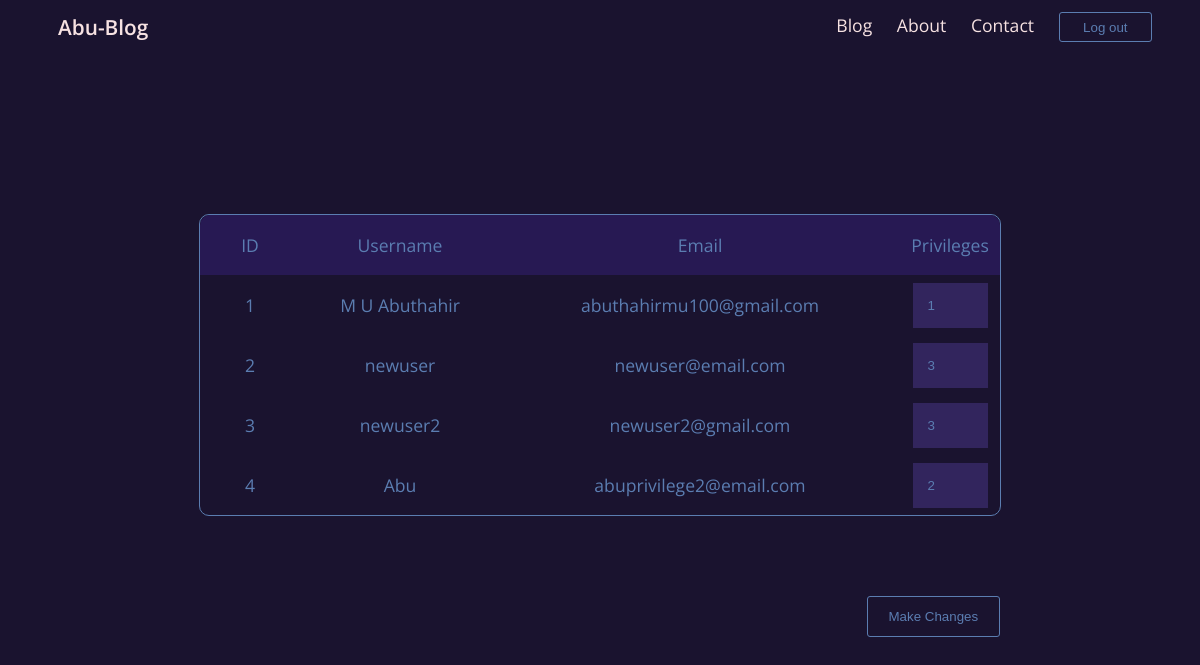
The page /admin (signed in) on the database its author committed.
### main.py (models this page shows)
class User(db.Model, UserMixin):
    __tablename__ = "user"
    id = db.Column(db.Integer, primary_key=True)
    email = db.Column(db.String(100), unique=True, nullable=False)
    username = db.Column(db.String(100), unique=False, nullable=False)
    password = db.Column(db.String(100), unique=False, nullable=False)
    privileges = db.Column(db.Integer, unique=False, nullable=False)
    blog = db.relationship('Blog', back_populates='author')
    comments = db.relationship('Comment', back_populates='author')

### main.py (the view, shortened to what this page needs)
@app.route("/admin", methods=['GET', 'POST'])
@login_required
def admin():
    users = db.session.query(User).all()
    return render_template("admin.html", users=users, current_user=current_user)

### main.py (called while the page is built)
@login_manager.user_loader
def load_user(user_id):
    return User.query.get(int(user_id))

### templates/admin.html (shortened to what this page needs)
{% extends "base.html" %}
{% import "header.html" as header %}
{% block styles %}
{{ super() }}
<link rel="stylesheet" href="{{ url_for('static', filename='css/admin.css') }}">
{% endblock %}
{% block content %}
{{ header.nav(not current_user.is_authenticated, not current_user.is_authenticated) }}
<div class="table">
    <div class="cell-heading">ID</div>
    <div class="cell-heading">Username</div>
    <div class="cell-heading">Email</div>
    <div class="cell-heading">Privileges</div>
    {% for user in users %}
        <div class="cell">{{ user.id }}</div>
        <div class="cell">{{ user.username }}</div>
        <div class="cell">{{ user.email }}</div>
        <div class="cell privileges">
            <input type="text" placeholder="{{ user.privileges }}" value="{{ user.privileges }}" class="textbox" name="{{ user.id }}">
        </div>
    {% endfor %}
</div>
<button type="button" formaction="{{ url_for('admin') }}" formmethod="POST" class="make-changes"> Make Changes</button>
{% endblock %}

### static/css/styles.css (style rules this page uses)
body { background-color: #1A132F; color: #F7E2E2; font-family: 'Open Sans', sans-serif; font-size: 1.1rem; margin: 0; padding: 0; }
button { background: none; border: none; border-radius: 3px; padding-top: 2%; padding-bottom: 2%; transition: 0.2s; }

### static/css/admin.css (style rules this page uses)
:root { --table-width: min(100%, 800px); }
.table { color: #5B7DB1; border: 1px solid #5B7DB1; display: grid; grid-auto-rows: 60px; grid-template-columns: 1fr 2fr 4fr 1fr; margin: 20vh auto 10vh; width: var(--table-width); border-radius: 10px; }
.cell-heading { background-color: #271953; display: flex; justify-content: center; align-items: center; }
.cell-heading:nth-of-type(1) { border-top-left-radius: 10px; }
.cell-heading:nth-of-type(4) { border-top-right-radius: 10px; }
.cell { display: flex; justify-content: center; align-items: center; }
.textbox { color: #5B7DB1; border: none; background-color: #32255d; width: calc(75% - 30px); padding: 15px; }
.make-changes { background: none; border: none; border-radius: 3px; padding: 1% 0; transition: 0.2s; display: block; margin: 0 calc(50vw - var(--table-width)/2) 0 auto; color: #5B7DB1; border: 1px solid #5B7DB1; width: 10em; cursor: pointer; }

### rows shown on the page
User: id "1", username "M U Abuthahir", email "abuthahirmu100@gmail.com", privileges "1"
User: id "2", username "newuser", email "newuser@email.com", privileges "3"
User: id "3", username "newuser2", email "newuser2@gmail.com", privileges "3"
User: id "4", username "Abu", email "abuprivilege2@email.com", privileges "2"
